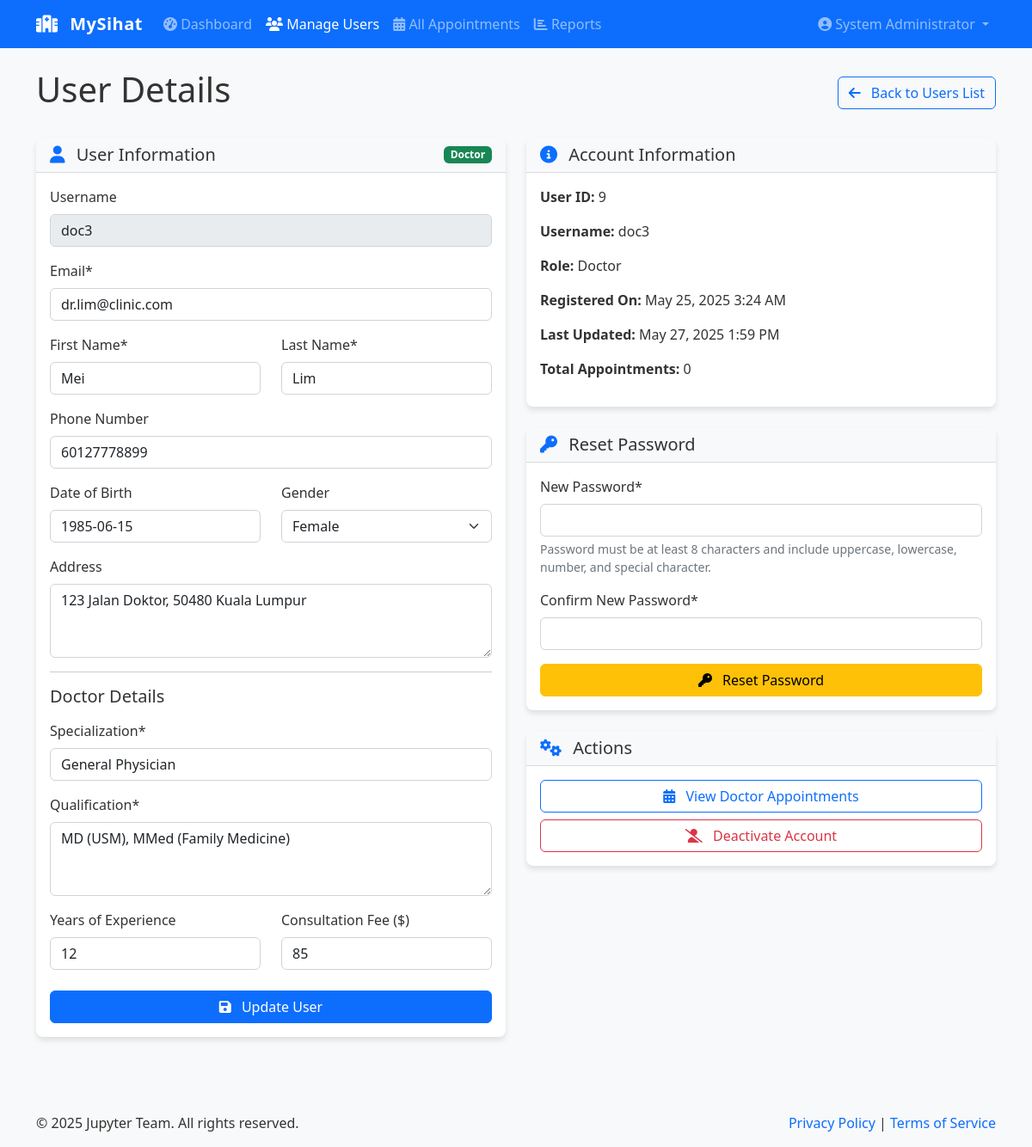
Page /admin/users.php?id=9 (signed in) on the committed database.
### tables this page shows
CREATE TABLE users (
        id INTEGER PRIMARY KEY AUTOINCREMENT,
        username TEXT NOT NULL UNIQUE,
        password TEXT NOT NULL,
        email TEXT NOT NULL UNIQUE,
        first_name TEXT NOT NULL,
        last_name TEXT NOT NULL,
        role TEXT NOT NULL CHECK(role IN ('patient', 'doctor', 'admin')),
        phone TEXT,
        address TEXT,
        date_of_birth TEXT,
        gender TEXT CHECK(gender IN ('male', 'female', 'other')),
        created_at TIMESTAMP DEFAULT CURRENT_TIMESTAMP,
        updated_at TIMESTAMP DEFAULT CURRENT_TIMESTAMP
    , age INTEGER);

CREATE TABLE doctor_details (
        id INTEGER PRIMARY KEY AUTOINCREMENT,
        user_id INTEGER NOT NULL,
        specialization TEXT NOT NULL,
        qualification TEXT NOT NULL,
        experience_years INTEGER,
        consultation_fee REAL,
        FOREIGN KEY (user_id) REFERENCES users(id) ON DELETE CASCADE
    );

### includes/db.php (called while the page is built, shortened)
<?php
class Database {
    private static $instance = null;
    private $conn;
    private function __construct() {
        try {
            $dbDir = dirname(DB_PATH);
            $this->conn = new PDO(
                "sqlite:" . DB_PATH,
                null,
                null,
                [
                    PDO::ATTR_ERRMODE => PDO::ERRMODE_EXCEPTION,
                    PDO::ATTR_DEFAULT_FETCH_MODE => PDO::FETCH_ASSOC,
                    PDO::ATTR_EMULATE_PREPARES => false
                ]
            );
            $this->conn->exec('PRAGMA foreign_keys = ON;');
        } catch (PDOException $e) {
            error_log("Database Connection Error: " . $e->getMessage());
            die("Database connection failed. Please try again later.");
        }
    }
    public static function getInstance() {
        if (self::$instance === null) {
            self::$instance = new self();
        }
        return self::$instance;
    }
    public function query($sql, $params = []) {
        try {
            $stmt = $this->conn->prepare($sql);
            $stmt->execute($params);
            return $stmt;
        } catch (PDOException $e) {
            error_log("Query Error: " . $e->getMessage() . " - SQL: " . $sql);
            throw new Exception("Database query failed. Please try again later.");
        }
    }
    public function fetchOne($sql, $params = []) {
        $stmt = $this->query($sql, $params);
        return $stmt->fetch();
    }
}

### includes/functions.php (called while the page is built, shortened)
<?php
require_once 'db.php';
function formatDate($date, $format = 'M j, Y') {
    return date($format, strtotime($date));
}

### admin/users.php (the view, shortened to what this page needs)
<?php
require_once '../includes/db.php';
require_once '../includes/functions.php';
require_once '../includes/auth.php';
$db = Database::getInstance();
$viewingSpecific = isset($_GET['id']) && is_numeric($_GET['id']);
$specificUserId = $viewingSpecific ? (int) $_GET['id'] : 0;
$errors = [];
try {
    if ($viewingSpecific) {
        $user = $db->fetchOne("SELECT * FROM users WHERE id = ?", [$specificUserId]);
        if ($user['role'] === ROLE_DOCTOR) {
            $doctorDetails = $db->fetchOne(
                "SELECT * FROM doctor_details WHERE user_id = ?",
                [$specificUserId]
            );
        }
        if ($user['role'] === ROLE_PATIENT) {
            $appointmentsCount = $db->fetchOne(
                "SELECT COUNT(*) as count FROM appointments WHERE patient_id = ?",
                [$specificUserId]
            );
        } elseif ($user['role'] === ROLE_DOCTOR) {
            $appointmentsCount = $db->fetchOne(
                "SELECT COUNT(*) as count FROM appointments WHERE doctor_id = ?",
                [$specificUserId]
            );
        }
    }
} catch (Exception $e) {
    error_log("User management error: " . $e->getMessage());
    setFlashMessage('error', 'An error occurred while retrieving user data.', 'danger');
    $users = [];
    $user = null;
    $doctorDetails = [];
    $appointmentsCount = ['count' => 0];
}
include '../includes/header.php';
?>
<div class="row">
    <div class="col-md-12">
        <?php if ($viewingSpecific): ?>
            <div class="d-flex justify-content-between align-items-center mb-4">
                <h1>User Details</h1>
                <a href="users.php" class="btn btn-outline-primary">
                    <i class="fas fa-arrow-left me-2"></i> Back to Users List
                </a>
            </div>
            <div class="row">
                <div class="col-md-6">
                    <div class="card mb-4">
                        <div class="card-header d-flex justify-content-between align-items-center">
                            <h5 class="mb-0">
                                <i class="fas fa-user text-primary me-2"></i>
                                User Information
                            </h5>
                            <span class="badge bg-<?php
                                echo $user['role'] === ROLE_PATIENT ? 'info' :
                                    ($user['role'] === ROLE_DOCTOR ? 'success' : 'secondary');
                            ?>">
                                <?php echo ucfirst($user['role']); ?>
                            </span>
                        </div>
                        <div class="card-body">
                            <form method="post" action="<?php echo $_SERVER['PHP_SELF'] . '?id=' . $specificUserId; ?>">
                                <div class="mb-3">
                                    <label for="username" class="form-label">Username</label>
                                    <input type="text" class="form-control" id="username" value="<?php echo $user['username']; ?>" disabled>
                                </div>
                                <div class="mb-3">
                                    <label for="email" class="form-label">Email*</label>
                                    <input type="email" class="form-control <?php echo isset($errors['email']) ? 'is-invalid' : ''; ?>" id="email" name="email" value="<?php echo $user['email']; ?>" required>
                                </div>
                                <div class="row mb-3">
                                    <div class="col-md-6">
                                        <label for="first_name" class="form-label">First Name*</label>
                                        <input type="text" class="form-control <?php echo isset($errors['first_name']) ? 'is-invalid' : ''; ?>" id="first_name" name="first_name" value="<?php echo $user['first_name']; ?>" required>
                                    </div>
                                    <div class="col-md-6">
                                        <label for="last_name" class="form-label">Last Name*</label>
                                        <input type="text" class="form-control <?php echo isset($errors['last_name']) ? 'is-invalid' : ''; ?>" id="last_name" name="last_name" value="<?php echo $user['last_name']; ?>" required>
                                    </div>
                                </div>
                                <div class="mb-3">
                                    <label for="phone" class="form-label">Phone Number</label>
                                    <input type="tel" class="form-control" id="phone" name="phone" value="<?php echo $user['phone']; ?>">
                                </div>
                                <div class="row mb-3">
                                    <div class="col-md-6">
                                        <label for="date_of_birth" class="form-label">Date of Birth</label>
                                        <input type="text" class="form-control datepicker-dob" id="date_of_birth" name="date_of_birth" value="<?php echo $user['date_of_birth']; ?>" placeholder="YYYY-MM-DD">
                                    </div>
                                    <div class="col-md-6">
                                        <label for="gender" class="form-label">Gender</label>
                                        <select class="form-select" id="gender" name="gender">
                                            <option value="female" <?php echo $user['gender'] === 'female' ? 'selected' : ''; ?>>Female</option>
                                        </select>
                                    </div>
                                </div>
                                <div class="mb-3">
                                    <label for="address" class="form-label">Address</label>
                                    <textarea class="form-control" id="address" name="address" rows="3"><?php echo $user['address']; ?></textarea>
                                </div>
                                <?php if ($user['role'] === ROLE_DOCTOR && isset($doctorDetails)): ?>
                                    <hr>
                                    <h5 class="mb-3">Doctor Details</h5>
                                    <div class="mb-3">
                                        <label for="specialization" class="form-label">Specialization*</label>
                                        <input type="text" class="form-control <?php echo isset($errors['specialization']) ? 'is-invalid' : ''; ?>" id="specialization" name="specialization" value="<?php echo $doctorDetails['specialization']; ?>" required>
                                    </div>
                                    <div class="mb-3">
                                        <label for="qualification" class="form-label">Qualification*</label>
                                        <textarea class="form-control <?php echo isset($errors['qualification']) ? 'is-invalid' : ''; ?>" id="qualification" name="qualification" rows="3" required><?php echo $doctorDetails['qualification']; ?></textarea>
                                    </div>
                                    <div class="row mb-3">
                                        <div class="col-md-6">
                                            <label for="experience_years" class="form-label">Years of Experience</label>
                                            <input type="number" class="form-control" id="experience_years" name="experience_years" value="<?php echo $doctorDetails['experience_years']; ?>" min="0">
                                        </div>
                                        <div class="col-md-6">
                                            <label for="consultation_fee" class="form-label">Consultation Fee ($)</label>
                                            <input type="number" class="form-control" id="consultation_fee" name="consultation_fee" value="<?php echo $doctorDetails['consultation_fee']; ?>" min="0" step="0.01">
                                        </div>
                                    </div>
                                <?php endif; ?>
                                <div class="d-grid mt-4">
                                    <button type="submit" class="btn btn-primary">
                                        <i class="fas fa-save me-2"></i> Update User
                                    </button>
                                </div>
                            </form>
                        </div>
                    </div>
                </div>
                <div class="col-md-6">
                    <div class="card mb-4">
                        <div class="card-header">
                            <h5 class="mb-0">
                                <i class="fas fa-info-circle text-primary me-2"></i>
                                Account Information
                            </h5>
                        </div>
                        <div class="card-body">
                            <p><strong>User ID:</strong> <?php echo $user['id']; ?></p>
                            <p><strong>Username:</strong> <?php echo $user['username']; ?></p>
                            <p><strong>Role:</strong> <?php echo ucfirst($user['role']); ?></p>
                            <p><strong>Registered On:</strong> <?php echo formatDate($user['created_at'], 'F j, Y g:i A'); ?></p>
                            <p><strong>Last Updated:</strong> <?php echo formatDate($user['updated_at'], 'F j, Y g:i A'); ?></p>
                            <?php if (isset($appointmentsCount)): ?>
                                <p>
                                    <strong>Total Appointments:</strong>
                                    <?php echo number_format($appointmentsCount['count']); ?>
                                </p>
                            <?php endif; ?>
                        </div>
                    </div>
                    <div class="card mb-4">
                        <div class="card-header">
                            <h5 class="mb-0">
                                <i class="fas fa-key text-primary me-2"></i>
                                Reset Password
                            </h5>
                        </div>
                        <div class="card-body">
                            <form method="post" action="<?php echo $_SERVER['PHP_SELF'] . '?id=' . $specificUserId; ?>">
                                <div class="mb-3">
                                    <label for="new_password" class="form-label">New Password*</label>
                                    <input type="password" class="form-control <?php echo isset($errors['new_password']) ? 'is-invalid' : ''; ?>" id="new_password" name="new_password" required>
                                    <div class="form-text">Password must be at least 8 characters and include uppercase, lowercase, number, and special character.</div>
                                </div>
                                <div class="mb-3">
                                    <label for="confirm_password" class="form-label">Confirm New Password*</label>
                                    <input type="password" class="form-control <?php echo isset($errors['confirm_password']) ? 'is-invalid' : ''; ?>" id="confirm_password" name="confirm_password" required>
                                </div>
                                <div class="d-grid">
                                    <button type="submit" class="btn btn-warning" onclick="return confirm('Are you sure you want to reset this user\'s password?');">
                                        <i class="fas fa-key me-2"></i> Reset Password
                                    </button>
                                </div>
                            </form>
                        </div>
                    </div>
                    <div class="card">
                        <div class="card-header">
                            <h5 class="mb-0">
                                <i class="fas fa-cogs text-primary me-2"></i>
                                Actions
                            </h5>
                        </div>
                        <div class="card-body">
                            <div class="d-grid gap-2">
                                <a href="appointments.php?<?php echo $user['role'] === ROLE_PATIENT ? 'patient_id=' : 'doctor_id='; ?><?php echo $user['id']; ?>" class="btn btn-outline-primary">
                                    <i class="fas fa-calendar-alt me-2"></i>
                                    <?php echo $user['role'] === ROLE_PATIENT ? 'View Patient Appointments' : 'View Doctor Appointments'; ?>
                                </a>
                                <button type="button" class="btn btn-outline-danger"
                                        onclick="if(confirm('Are you sure you want to deactivate this account? This action cannot be undone.')) alert('Account deactivation feature will be implemented in future updates.');">
                                    <i class="fas fa-user-slash me-2"></i> Deactivate Account
                                </button>
                            </div>
                        </div>
                    </div>
                </div>
            </div>
        <?php endif; ?>
    </div>
</div>
<?php include '../includes/footer.php'; ?>

### assets/css/style.css (style rules this page uses)
body { font-family: 'Segoe UI', Tahoma, Geneva, Verdana, sans-serif; color: #333; background-color: #f8f9fa; min-height: 100vh; display: flex; flex-direction: column; }
a { color: #0d6efd; text-decoration: none; }
.card { border-radius: 0.5rem; box-shadow: 0 4px 6px rgba(0, 0, 0, 0.1); border: none; margin-bottom: 1.5rem; }
.card-header { background-color: #f8f9fa; border-bottom: 1px solid rgba(0, 0, 0, 0.125); font-weight: 600; }

### rows in the picture
users: role "Doctor", username "doc3", email "dr.lim@clinic.com", first_name "Mei", last_name "Lim", phone "60127778899", date_of_birth "1985-06-15", gender "Female", address "123 Jalan Doktor, 50480 Kuala Lumpur", id "9", created_at "May 25, 2025 3:24 AM", updated_at "May 27, 2025 1:59 PM"
doctor_details: specialization "General Physician", qualification "MD (USM), MMed (Family Medicine)", experience_years "12", consultation_fee "85"

### other values in the picture
SITE_NAME "MySihat"
$_SESSION['full_name'] "System Administrator"
$appointmentsCount['count'] "0"
